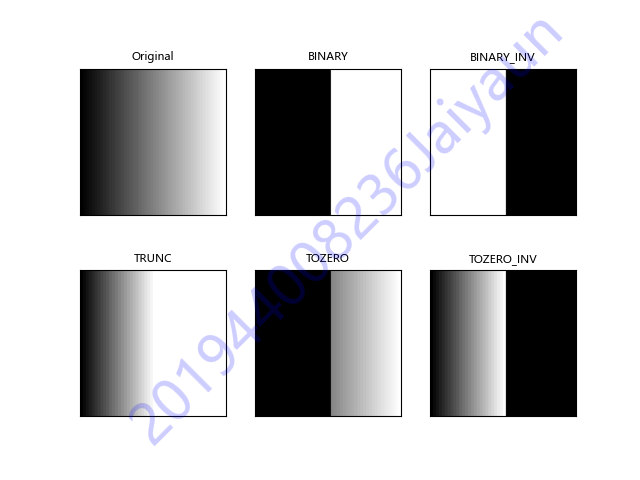

This figure's Python source:
# -*- coding: UTF-8 -*-
"""
@author:Jaiyaun
@software: PyCharm
@file:task1a.py
@time:2021/11/17
"""

import cv2
import matplotlib.pyplot as plt
import watermark

# 读入图像
img = cv2.imread('gradient.jpg', 0)

# 阈值分割
ret, th1 = cv2.threshold(img, 127, 255, cv2.THRESH_BINARY)
ret, th2 = cv2.threshold(img, 127, 255, cv2.THRESH_BINARY_INV)
ret, th3 = cv2.threshold(img, 127, 255, cv2.THRESH_TRUNC)
ret, th4 = cv2.threshold(img, 127, 255, cv2.THRESH_TOZERO)
ret, th5 = cv2.threshold(img, 127, 255, cv2.THRESH_TOZERO_INV)

titles = ['Original', 'BINARY', 'BINARY_INV', 'TRUNC', 'TOZERO', 'TOZERO_INV']
images = [img, th1, th2, th3, th4, th5]
# 使用Mtplotlib显示
for i in range(6):
    plt.subplot(2, 3, i + 1)
    plt.imshow(images[i], 'gray')
    plt.title(titles[i], fontsize=8)
    plt.xticks([])
    plt.yticks([])

# 保存图片
# watermark.addwatermark(plt, '201944008236Jaiyaun')
watermark.savefig(plt, 'task1a.png', '201944008236Jaiyaun')
plt.show()

